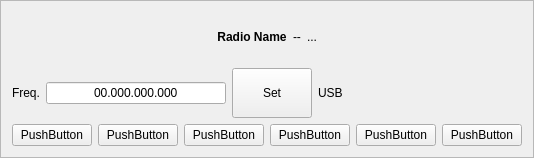
<?xml version="1.0" encoding="UTF-8"?>
<ui version="4.0">
 <class>RigControlFrame</class>
 <widget class="QFrame" name="RigControlFrame">
  <property name="geometry">
   <rect>
    <x>0</x>
    <y>0</y>
    <width>504</width>
    <height>158</height>
   </rect>
  </property>
  <property name="windowTitle">
   <string>Frame</string>
  </property>
  <property name="frameShape">
   <enum>QFrame::StyledPanel</enum>
  </property>
  <property name="frameShadow">
   <enum>QFrame::Raised</enum>
  </property>
  <layout class="QHBoxLayout" name="horizontalLayout_3">
   <item>
    <layout class="QVBoxLayout" name="verticalLayout_2">
     <item>
      <layout class="QVBoxLayout" name="verticalLayout">
       <item>
        <layout class="QHBoxLayout" name="horizontalLayout_2">
         <item>
          <spacer name="horizontalSpacer_2">
           <property name="orientation">
            <enum>Qt::Horizontal</enum>
           </property>
           <property name="sizeHint" stdset="0">
            <size>
             <width>38</width>
             <height>28</height>
            </size>
           </property>
          </spacer>
         </item>
         <item>
          <widget class="QLabel" name="radioName">
           <property name="font">
            <font>
             <weight>75</weight>
             <bold>true</bold>
            </font>
           </property>
           <property name="text">
            <string>Radio Name</string>
           </property>
           <property name="alignment">
            <set>Qt::AlignCenter</set>
           </property>
          </widget>
         </item>
         <item>
          <widget class="QLabel" name="radioNamespacelbl">
           <property name="text">
            <string>--</string>
           </property>
          </widget>
         </item>
         <item>
          <widget class="QLabel" name="rigState">
           <property name="text">
            <string>...</string>
           </property>
          </widget>
         </item>
         <item>
          <spacer name="horizontalSpacer_1">
           <property name="orientation">
            <enum>Qt::Horizontal</enum>
           </property>
           <property name="sizeHint" stdset="0">
            <size>
             <width>68</width>
             <height>18</height>
            </size>
           </property>
          </spacer>
         </item>
        </layout>
       </item>
       <item>
        <layout class="QHBoxLayout" name="horizontalLayout_4">
         <item>
          <widget class="QLabel" name="freqlblA">
           <property name="font">
            <font>
             <weight>50</weight>
             <bold>false</bold>
            </font>
           </property>
           <property name="text">
            <string>Freq.</string>
           </property>
           <property name="alignment">
            <set>Qt::AlignCenter</set>
           </property>
          </widget>
         </item>
         <item>
          <widget class="FreqLineEdit" name="freqInput">
           <property name="inputMask">
            <string>99.999.999.999</string>
           </property>
           <property name="text">
            <string>00.000.000.000</string>
           </property>
           <property name="alignment">
            <set>Qt::AlignCenter</set>
           </property>
          </widget>
         </item>
         <item>
          <widget class="QPushButton" name="pushButton_6">
           <property name="maximumSize">
            <size>
             <width>200</width>
             <height>50</height>
            </size>
           </property>
           <property name="text">
            <string>Set</string>
           </property>
          </widget>
         </item>
         <item>
          <widget class="QLabel" name="modelbl">
           <property name="text">
            <string>USB</string>
           </property>
          </widget>
         </item>
         <item>
          <spacer name="horizontalSpacer_3">
           <property name="orientation">
            <enum>Qt::Horizontal</enum>
           </property>
           <property name="sizeHint" stdset="0">
            <size>
             <width>40</width>
             <height>20</height>
            </size>
           </property>
          </spacer>
         </item>
        </layout>
       </item>
       <item>
        <layout class="QHBoxLayout" name="horizontalLayout_5"/>
       </item>
      </layout>
     </item>
     <item>
      <layout class="QHBoxLayout" name="horizontalLayout">
       <item>
        <widget class="QPushButton" name="pushButton">
         <property name="text">
          <string>PushButton</string>
         </property>
        </widget>
       </item>
       <item>
        <widget class="QPushButton" name="pushButton_2">
         <property name="text">
          <string>PushButton</string>
         </property>
        </widget>
       </item>
       <item>
        <widget class="QPushButton" name="pushButton_3">
         <property name="text">
          <string>PushButton</string>
         </property>
        </widget>
       </item>
       <item>
        <widget class="QPushButton" name="pushButton_4">
         <property name="text">
          <string>PushButton</string>
         </property>
        </widget>
       </item>
       <item>
        <widget class="QPushButton" name="pushButton_5">
         <property name="text">
          <string>PushButton</string>
         </property>
        </widget>
       </item>
       <item>
        <widget class="QPushButton" name="pushButton_7">
         <property name="text">
          <string>PushButton</string>
         </property>
        </widget>
       </item>
      </layout>
     </item>
    </layout>
   </item>
  </layout>
 </widget>
 <customwidgets>
  <customwidget>
   <class>FreqLineEdit</class>
   <extends>QLineEdit</extends>
   <header>rigcontrolframe.h</header>
  </customwidget>
 </customwidgets>
 <resources/>
 <connections/>
</ui>
